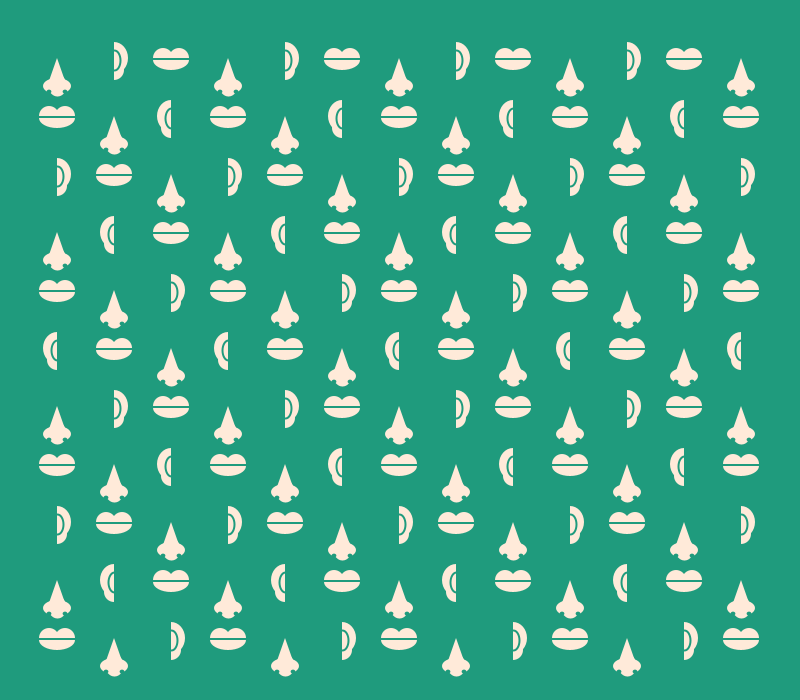
Frame 1 (no input)
Frame 60 (the mouse pressed at the canvas centre just before this capture): identical to frame 1, image omitted
Frame 120 (the mouse held since frame 60 and released just before this capture): identical to frame 1, image omitted

The Processing sketch that drew this single still picture (run headless with seeded random() and noise(); from frame 60 on, the mouse is pressed at the canvas centre):

// Processing sketch: processing_113209
// ── processing_113209.pde

void setup() {
  size(800, 700);
  background(#1F9B7D);

  int numObjectsHoriz = 14;
  int numObjectsVert = 12;

  int intervalHoriz = width/numObjectsHoriz;
  int intervalVert = height/numObjectsVert;

  float scale = 0.4;

  for (int i = 1; i < numObjectsHoriz; i++) {
    int posX = intervalHoriz * i;
    for (int j = 1; j < numObjectsVert; j++) {
      int posY = intervalVert * j;

      if ((i % 3 == 0 && j % 3 == 0) 
        || (i % 3 == 1 && j % 3 == 1)
        || (i % 3 == 2 && j % 3 == 2)) {
        drawNose(posX, posY, scale);
      } 
      else if ((i % 3 == 0 && j % 3 == 1)
        || (i % 3 == 1 && j % 3 == 2)
        || (i % 3 == 2 && j % 3 == 0)) {
        drawMouth(posX, posY, scale);
      } 
      else {
        if (j % 2 == 0) {
          drawEar(posX, posY, scale, true);
        } else {
          drawEar(posX, posY, scale, false);
        }
      }
    }
  }
}

void draw() {
  //  if (mousePressed) {
  //    drawNose(mouseX, mouseY);
  //  }
}

void drawNose(int x, int y, float scale) {
  noStroke();
  fill(255, 234, 217);
  //nose bridge
  triangle(x-(28*scale), y+(80*scale), x, y, x+(28*scale), y+(80*scale));
  //flesh surrounding nostrils
  ellipse(x, y+(70*scale), 70*scale, 40*scale);

  stroke(255, 234, 217);
  strokeWeight(40*scale);
  //nose tip
  line(x, y+(60*scale), x, y+(75*scale));

  noStroke();
  fill(#1F9B7D);
  //nostrils
  ellipse(x-(20*scale), y+(84*scale), 12*scale, 10*scale);
  ellipse(x+(20*scale), y+(84*scale), 12*scale, 10*scale);
}

void drawEar(int x, int y, float scale, boolean left) {
  int startAngle;
  int endAngle;

  //left ear angles
  if (left) {
    startAngle = 90;
    endAngle = 270;
  } 
  else { //right ear angles
    startAngle = -90;
    endAngle = 90;
  }

  noStroke();
  fill(255, 234, 217);
  //larger part of ear
  arc(x, y, 70*scale, 80*scale, radians(startAngle), radians(endAngle));
  //ear lobe
  arc(x, y+(30*scale), 50*scale, 50*scale, radians(startAngle), radians(endAngle));

  noFill();
  stroke(#1F9B7D);
  strokeWeight(5*scale);
  //arc line inside of ear
  arc(x, y+(5*scale), 30*scale, 50*scale, radians(startAngle), radians(endAngle));
}


void drawMouth(int x, int y, float scale) {
  noStroke();
  fill(255, 234, 217);
  //upper lips
  arc(x-(20*scale), y, 50*scale, 50*scale, radians(180), radians(360));
  arc(x+(20*scale), y, 50*scale, 50*scale, radians(180), radians(360));
  //bottom lip
  arc(x, y+(5*scale), 90*scale, 50*scale, radians(0), radians(180));
}
